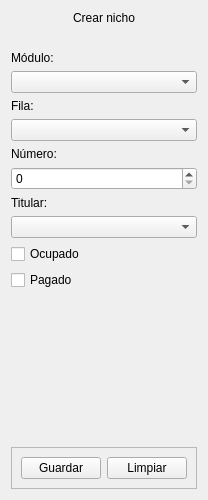
          <widget class="QWidget" name="scrollAreaWidgetContents_6">
           <property name="geometry">
            <rect>
             <x>0</x>
             <y>0</y>
             <width>198</width>
             <height>500</height>
            </rect>
           </property>
           <layout class="QVBoxLayout" name="verticalLayout_3">
            <item>
             <widget class="QLabel" name="label_create_niche">
              <property name="text">
               <string>Crear nicho</string>
              </property>
              <property name="alignment">
               <set>Qt::AlignCenter</set>
              </property>
             </widget>
            </item>
            <item>
             <spacer name="horizontalSpacer">
              <property name="orientation">
               <enum>Qt::Horizontal</enum>
              </property>
              <property name="sizeHint" stdset="0">
               <size>
                <width>40</width>
                <height>20</height>
               </size>
              </property>
             </spacer>
            </item>
            <item>
             <widget class="QLabel" name="label_42">
              <property name="text">
               <string>Módulo:</string>
              </property>
             </widget>
            </item>
            <item>
             <widget class="QComboBox" name="comboBox_6"/>
            </item>
            <item>
             <widget class="QLabel" name="label_43">
              <property name="text">
               <string>Fila:</string>
              </property>
             </widget>
            </item>
            <item>
             <widget class="QComboBox" name="comboBox_7"/>
            </item>
            <item>
             <widget class="QLabel" name="label_44">
              <property name="text">
               <string>Número:</string>
              </property>
             </widget>
            </item>
            <item>
             <widget class="QSpinBox" name="spinBox"/>
            </item>
            <item>
             <widget class="QLabel" name="label_45">
              <property name="text">
               <string>Titular:</string>
              </property>
             </widget>
            </item>
            <item>
             <widget class="QComboBox" name="comboBox_8"/>
            </item>
            <item>
             <widget class="QCheckBox" name="checkBox">
              <property name="text">
               <string>Ocupado</string>
              </property>
             </widget>
            </item>
            <item>
             <widget class="QCheckBox" name="checkBox_2">
              <property name="text">
               <string>Pagado</string>
              </property>
             </widget>
            </item>
            <item>
             <spacer name="verticalSpacer_8">
              <property name="orientation">
               <enum>Qt::Vertical</enum>
              </property>
              <property name="sizeHint" stdset="0">
               <size>
                <width>20</width>
                <height>40</height>
               </size>
              </property>
             </spacer>
            </item>
            <item>
             <widget class="QFrame" name="frame_4">
              <property name="frameShape">
               <enum>QFrame::StyledPanel</enum>
              </property>
              <property name="frameShadow">
               <enum>QFrame::Raised</enum>
              </property>
              <layout class="QHBoxLayout" name="horizontalLayout_3">
               <item>
                <widget class="QPushButton" name="pushButton_3">
                 <property name="text">
                  <string>Guardar</string>
                 </property>
                </widget>
               </item>
               <item>
                <widget class="QPushButton" name="pushButton_5">
                 <property name="text">
                  <string>Limpiar</string>
                 </property>
                </widget>
               </item>
              </layout>
             </widget>
            </item>
           </layout>
          </widget>
